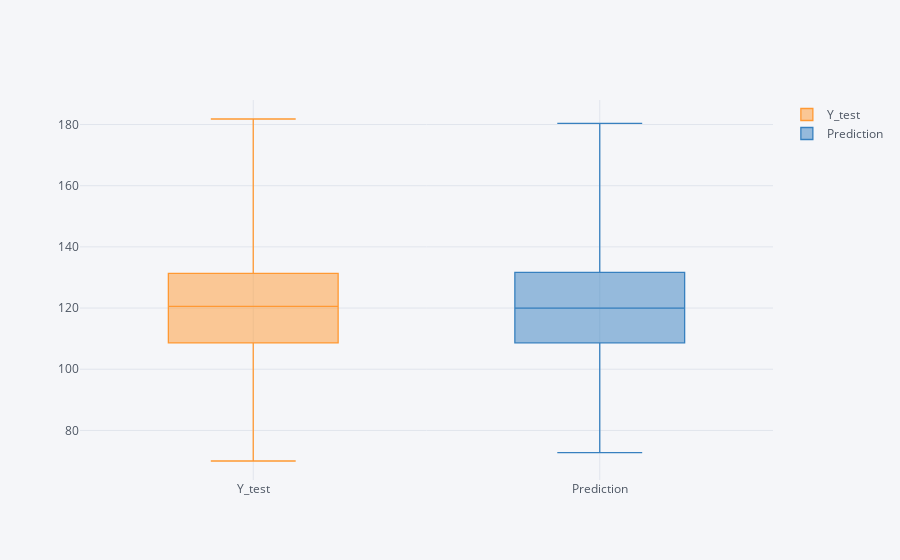

This figure's notebook cell:
### Code cell
dff.iplot(kind='box')

### Figure 1 — Plotly figure (JSON) as saved in the notebook; plotly's stock layout.template omitted (floating-point values rounded to 4 significant figures; data arrays with more than 128 entries replaced by an {"elided": "..."} marker saying what was removed)
{"data": [{"boxpoints": false, "line": {"width": 1.3}, "marker": {"color": "rgba(255, 153, 51, 1.0)"}, "name": "Y_test", "orientation": "v", "type": "box", "y": {"elided": "458 float values"}}, {"boxpoints": false, "line": {"width": 1.3}, "marker": {"color": "rgba(55, 128, 191, 1.0)"}, "name": "Prediction", "orientation": "v", "type": "box", "y": {"elided": "458 float values"}}], "layout": {"legend": {"bgcolor": "#F5F6F9", "font": {"color": "#4D5663"}}, "paper_bgcolor": "#F5F6F9", "plot_bgcolor": "#F5F6F9", "title": {"font": {"color": "#4D5663"}}, "xaxis": {"gridcolor": "#E1E5ED", "showgrid": true, "tickfont": {"color": "#4D5663"}, "title": {"font": {"color": "#4D5663"}, "text": ""}, "zerolinecolor": "#E1E5ED"}, "yaxis": {"gridcolor": "#E1E5ED", "showgrid": true, "tickfont": {"color": "#4D5663"}, "title": {"font": {"color": "#4D5663"}, "text": ""}, "zerolinecolor": "#E1E5ED"}}}
